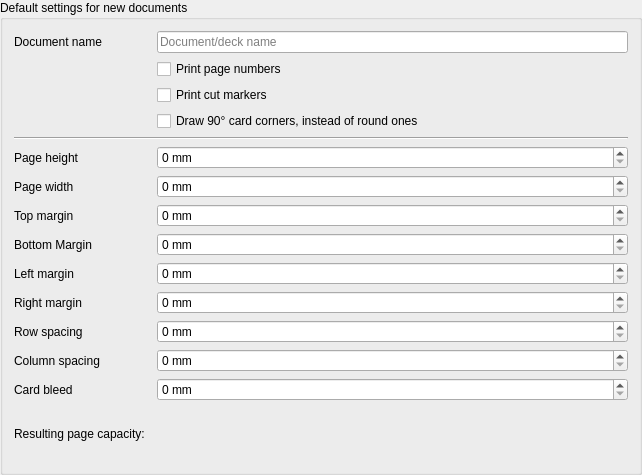
<?xml version="1.0" encoding="UTF-8"?>
<ui version="4.0">
 <class>PageConfigWidget</class>
 <widget class="QGroupBox" name="PageConfigWidget">
  <property name="geometry">
   <rect>
    <x>0</x>
    <y>0</y>
    <width>642</width>
    <height>475</height>
   </rect>
  </property>
  <property name="title">
   <string>Default settings for new documents</string>
  </property>
  <layout class="QGridLayout" name="gridLayout">
   <item row="1" column="3">
    <widget class="QCheckBox" name="draw_page_numbers">
     <property name="toolTip">
      <string>If enabled, the page number is printed on each page. Makes it easier to notice missing pages in a stack.</string>
     </property>
     <property name="text">
      <string>Print page numbers</string>
     </property>
    </widget>
   </item>
   <item row="24" column="3">
    <widget class="QSpinBox" name="margin_right">
     <property name="sizePolicy">
      <sizepolicy hsizetype="Expanding" vsizetype="Fixed">
       <horstretch>0</horstretch>
       <verstretch>0</verstretch>
      </sizepolicy>
     </property>
     <property name="toolTip">
      <string>&lt;html&gt;&lt;head/&gt;&lt;body&gt;&lt;p&gt;Minimum margin between the right paper border and the page content.&lt;/p&gt;&lt;p&gt;Most printers have a minimum printing margin of 3 to 5 mm.&lt;/p&gt;&lt;/body&gt;&lt;/html&gt;</string>
     </property>
     <property name="suffix">
      <string> mm</string>
     </property>
     <property name="maximum">
      <number>10000</number>
     </property>
    </widget>
   </item>
   <item row="15" column="1" colspan="3">
    <widget class="Line" name="line">
     <property name="orientation">
      <enum>Qt::Horizontal</enum>
     </property>
    </widget>
   </item>
   <item row="26" column="1">
    <widget class="QLabel" name="column_spacing_label">
     <property name="text">
      <string>Column spacing</string>
     </property>
     <property name="buddy">
      <cstring>column_spacing</cstring>
     </property>
    </widget>
   </item>
   <item row="19" column="1">
    <widget class="QLabel" name="page_width_label">
     <property name="text">
      <string>Page width</string>
     </property>
     <property name="buddy">
      <cstring>page_width</cstring>
     </property>
    </widget>
   </item>
   <item row="2" column="3">
    <widget class="QCheckBox" name="draw_cut_markers">
     <property name="toolTip">
      <string>Enable printing additional lines to aid cutting the printed sheets.</string>
     </property>
     <property name="text">
      <string>Print cut markers</string>
     </property>
    </widget>
   </item>
   <item row="20" column="1">
    <widget class="QLabel" name="margin_top_label">
     <property name="text">
      <string>Top margin</string>
     </property>
     <property name="buddy">
      <cstring>margin_top</cstring>
     </property>
    </widget>
   </item>
   <item row="21" column="1">
    <widget class="QLabel" name="margin_bottom_label">
     <property name="text">
      <string>Bottom Margin</string>
     </property>
     <property name="buddy">
      <cstring>margin_bottom</cstring>
     </property>
    </widget>
   </item>
   <item row="23" column="3">
    <widget class="QSpinBox" name="margin_left">
     <property name="sizePolicy">
      <sizepolicy hsizetype="Expanding" vsizetype="Fixed">
       <horstretch>0</horstretch>
       <verstretch>0</verstretch>
      </sizepolicy>
     </property>
     <property name="toolTip">
      <string>&lt;html&gt;&lt;head/&gt;&lt;body&gt;&lt;p&gt;Minimum margin between the left paper border and the page content.&lt;/p&gt;&lt;p&gt;Most printers have a minimum printing margin of 3 to 5 mm.&lt;/p&gt;&lt;/body&gt;&lt;/html&gt;</string>
     </property>
     <property name="suffix">
      <string> mm</string>
     </property>
     <property name="maximum">
      <number>10000</number>
     </property>
    </widget>
   </item>
   <item row="24" column="1">
    <widget class="QLabel" name="margin_right_label">
     <property name="text">
      <string>Right margin</string>
     </property>
     <property name="buddy">
      <cstring>margin_right</cstring>
     </property>
    </widget>
   </item>
   <item row="28" column="3">
    <widget class="QLabel" name="page_capacity">
     <property name="toolTip">
      <string>Number of regular-size cards fitting on each page,
based on the page size and spacings configured</string>
     </property>
     <property name="text">
      <string/>
     </property>
    </widget>
   </item>
   <item row="0" column="1">
    <widget class="QLabel" name="document_name_label">
     <property name="text">
      <string>Document name</string>
     </property>
     <property name="buddy">
      <cstring>document_name</cstring>
     </property>
    </widget>
   </item>
   <item row="28" column="1">
    <widget class="QLabel" name="page_capacity_label">
     <property name="text">
      <string>Resulting page capacity:</string>
     </property>
    </widget>
   </item>
   <item row="21" column="3">
    <widget class="QSpinBox" name="margin_bottom">
     <property name="sizePolicy">
      <sizepolicy hsizetype="Expanding" vsizetype="Fixed">
       <horstretch>0</horstretch>
       <verstretch>0</verstretch>
      </sizepolicy>
     </property>
     <property name="toolTip">
      <string>&lt;html&gt;&lt;head/&gt;&lt;body&gt;&lt;p&gt;Minimum margin between the bottom paper border and the page content.&lt;/p&gt;&lt;p&gt;Most printers have a minimum printing margin of 3 to 5 mm.&lt;/p&gt;&lt;/body&gt;&lt;/html&gt;</string>
     </property>
     <property name="suffix">
      <string> mm</string>
     </property>
     <property name="maximum">
      <number>10000</number>
     </property>
    </widget>
   </item>
   <item row="17" column="3">
    <widget class="QSpinBox" name="page_height">
     <property name="sizePolicy">
      <sizepolicy hsizetype="Expanding" vsizetype="Fixed">
       <horstretch>0</horstretch>
       <verstretch>0</verstretch>
      </sizepolicy>
     </property>
     <property name="toolTip">
      <string>Paper height in millimeters.
Must match the size of the sheets in the printer.
Otherwise, scaling may be applied by the printer driver.</string>
     </property>
     <property name="suffix">
      <string> mm</string>
     </property>
     <property name="maximum">
      <number>10000</number>
     </property>
    </widget>
   </item>
   <item row="0" column="3">
    <widget class="QLineEdit" name="document_name">
     <property name="toolTip">
      <string>The document name is printed on each page and can help you keeping track
of different printed sheets and to which deck they belong.

Leave empty to disable.</string>
     </property>
     <property name="maxLength">
      <number>200</number>
     </property>
     <property name="placeholderText">
      <string>Document/deck name</string>
     </property>
     <property name="clearButtonEnabled">
      <bool>true</bool>
     </property>
    </widget>
   </item>
   <item row="17" column="1">
    <widget class="QLabel" name="page_height_label">
     <property name="text">
      <string>Page height</string>
     </property>
     <property name="buddy">
      <cstring>page_height</cstring>
     </property>
    </widget>
   </item>
   <item row="19" column="3">
    <widget class="QSpinBox" name="page_width">
     <property name="sizePolicy">
      <sizepolicy hsizetype="Expanding" vsizetype="Fixed">
       <horstretch>0</horstretch>
       <verstretch>0</verstretch>
      </sizepolicy>
     </property>
     <property name="toolTip">
      <string>Paper width in millimeters.
Must match the size of the sheets in the printer.
Otherwise, scaling may be applied by the printer driver.</string>
     </property>
     <property name="suffix">
      <string> mm</string>
     </property>
     <property name="maximum">
      <number>10000</number>
     </property>
    </widget>
   </item>
   <item row="25" column="1">
    <widget class="QLabel" name="row_spacing_label">
     <property name="text">
      <string>Row spacing</string>
     </property>
     <property name="buddy">
      <cstring>row_spacing</cstring>
     </property>
    </widget>
   </item>
   <item row="20" column="3">
    <widget class="QSpinBox" name="margin_top">
     <property name="sizePolicy">
      <sizepolicy hsizetype="Expanding" vsizetype="Fixed">
       <horstretch>0</horstretch>
       <verstretch>0</verstretch>
      </sizepolicy>
     </property>
     <property name="toolTip">
      <string>&lt;html&gt;&lt;head/&gt;&lt;body&gt;&lt;p&gt;Minimum margin between the top paper border and the page content.&lt;/p&gt;&lt;p&gt;Most printers have a minimum printing margin of 3 to 5 mm.&lt;/p&gt;&lt;/body&gt;&lt;/html&gt;</string>
     </property>
     <property name="suffix">
      <string> mm</string>
     </property>
     <property name="maximum">
      <number>10000</number>
     </property>
    </widget>
   </item>
   <item row="23" column="1">
    <widget class="QLabel" name="margin_left_label">
     <property name="text">
      <string>Left margin</string>
     </property>
     <property name="buddy">
      <cstring>margin_left</cstring>
     </property>
    </widget>
   </item>
   <item row="3" column="3">
    <widget class="QCheckBox" name="draw_sharp_corners">
     <property name="text">
      <string>Draw 90° card corners, instead of round ones</string>
     </property>
    </widget>
   </item>
   <item row="26" column="3">
    <widget class="QSpinBox" name="column_spacing">
     <property name="sizePolicy">
      <sizepolicy hsizetype="Expanding" vsizetype="Fixed">
       <horstretch>0</horstretch>
       <verstretch>0</verstretch>
      </sizepolicy>
     </property>
     <property name="toolTip">
      <string>Space between image columns in mm.
If set to zero, you only need one cut to separate two images,
otherwise you need two cuts but require less precision hitting the exact middle.</string>
     </property>
     <property name="suffix">
      <string> mm</string>
     </property>
     <property name="maximum">
      <number>10000</number>
     </property>
    </widget>
   </item>
   <item row="25" column="3">
    <widget class="QSpinBox" name="row_spacing">
     <property name="sizePolicy">
      <sizepolicy hsizetype="Expanding" vsizetype="Fixed">
       <horstretch>0</horstretch>
       <verstretch>0</verstretch>
      </sizepolicy>
     </property>
     <property name="toolTip">
      <string>Space between image rows in mm.
If set to zero, you only need one cut to separate two images,
otherwise you need two cuts but require less precision hitting the exact middle.</string>
     </property>
     <property name="suffix">
      <string> mm</string>
     </property>
     <property name="maximum">
      <number>10000</number>
     </property>
    </widget>
   </item>
   <item row="27" column="3">
    <widget class="QSpinBox" name="card_bleed">
     <property name="toolTip">
      <string>Draw an additional border around cards to ease cutting.</string>
     </property>
     <property name="suffix">
      <string> mm</string>
     </property>
     <property name="maximum">
      <number>1000</number>
     </property>
    </widget>
   </item>
   <item row="27" column="1">
    <widget class="QLabel" name="card_bleed_label">
     <property name="text">
      <string>Card bleed</string>
     </property>
     <property name="buddy">
      <cstring>card_bleed</cstring>
     </property>
    </widget>
   </item>
  </layout>
 </widget>
 <tabstops>
  <tabstop>document_name</tabstop>
  <tabstop>draw_page_numbers</tabstop>
  <tabstop>draw_cut_markers</tabstop>
  <tabstop>draw_sharp_corners</tabstop>
  <tabstop>page_height</tabstop>
  <tabstop>page_width</tabstop>
  <tabstop>margin_top</tabstop>
  <tabstop>margin_bottom</tabstop>
  <tabstop>margin_left</tabstop>
  <tabstop>margin_right</tabstop>
  <tabstop>row_spacing</tabstop>
  <tabstop>column_spacing</tabstop>
 </tabstops>
 <resources/>
 <connections>
  <connection>
   <sender>page_height</sender>
   <signal>valueChanged(int)</signal>
   <receiver>PageConfigWidget</receiver>
   <slot>validate_paper_size_settings()</slot>
   <hints>
    <hint type="sourcelabel">
     <x>200</x>
     <y>89</y>
    </hint>
    <hint type="destinationlabel">
     <x>20</x>
     <y>20</y>
    </hint>
   </hints>
  </connection>
  <connection>
   <sender>page_height</sender>
   <signal>valueChanged(int)</signal>
   <receiver>PageConfigWidget</receiver>
   <slot>page_layout_setting_changed()</slot>
   <hints>
    <hint type="sourcelabel">
     <x>200</x>
     <y>89</y>
    </hint>
    <hint type="destinationlabel">
     <x>20</x>
     <y>20</y>
    </hint>
   </hints>
  </connection>
  <connection>
   <sender>page_width</sender>
   <signal>valueChanged(int)</signal>
   <receiver>PageConfigWidget</receiver>
   <slot>validate_paper_size_settings()</slot>
   <hints>
    <hint type="sourcelabel">
     <x>200</x>
     <y>126</y>
    </hint>
    <hint type="destinationlabel">
     <x>20</x>
     <y>20</y>
    </hint>
   </hints>
  </connection>
  <connection>
   <sender>page_width</sender>
   <signal>valueChanged(int)</signal>
   <receiver>PageConfigWidget</receiver>
   <slot>page_layout_setting_changed()</slot>
   <hints>
    <hint type="sourcelabel">
     <x>200</x>
     <y>126</y>
    </hint>
    <hint type="destinationlabel">
     <x>20</x>
     <y>20</y>
    </hint>
   </hints>
  </connection>
  <connection>
   <sender>margin_top</sender>
   <signal>valueChanged(int)</signal>
   <receiver>PageConfigWidget</receiver>
   <slot>validate_paper_size_settings()</slot>
   <hints>
    <hint type="sourcelabel">
     <x>200</x>
     <y>163</y>
    </hint>
    <hint type="destinationlabel">
     <x>20</x>
     <y>20</y>
    </hint>
   </hints>
  </connection>
  <connection>
   <sender>margin_top</sender>
   <signal>valueChanged(int)</signal>
   <receiver>PageConfigWidget</receiver>
   <slot>page_layout_setting_changed()</slot>
   <hints>
    <hint type="sourcelabel">
     <x>200</x>
     <y>163</y>
    </hint>
    <hint type="destinationlabel">
     <x>20</x>
     <y>20</y>
    </hint>
   </hints>
  </connection>
  <connection>
   <sender>margin_bottom</sender>
   <signal>valueChanged(int)</signal>
   <receiver>PageConfigWidget</receiver>
   <slot>validate_paper_size_settings()</slot>
   <hints>
    <hint type="sourcelabel">
     <x>200</x>
     <y>200</y>
    </hint>
    <hint type="destinationlabel">
     <x>20</x>
     <y>20</y>
    </hint>
   </hints>
  </connection>
  <connection>
   <sender>margin_bottom</sender>
   <signal>valueChanged(int)</signal>
   <receiver>PageConfigWidget</receiver>
   <slot>page_layout_setting_changed()</slot>
   <hints>
    <hint type="sourcelabel">
     <x>200</x>
     <y>200</y>
    </hint>
    <hint type="destinationlabel">
     <x>20</x>
     <y>20</y>
    </hint>
   </hints>
  </connection>
  <connection>
   <sender>margin_left</sender>
   <signal>valueChanged(int)</signal>
   <receiver>PageConfigWidget</receiver>
   <slot>validate_paper_size_settings()</slot>
   <hints>
    <hint type="sourcelabel">
     <x>200</x>
     <y>237</y>
    </hint>
    <hint type="destinationlabel">
     <x>20</x>
     <y>20</y>
    </hint>
   </hints>
  </connection>
  <connection>
   <sender>margin_left</sender>
   <signal>valueChanged(int)</signal>
   <receiver>PageConfigWidget</receiver>
   <slot>page_layout_setting_changed()</slot>
   <hints>
    <hint type="sourcelabel">
     <x>200</x>
     <y>237</y>
    </hint>
    <hint type="destinationlabel">
     <x>20</x>
     <y>20</y>
    </hint>
   </hints>
  </connection>
  <connection>
   <sender>margin_right</sender>
   <signal>valueChanged(int)</signal>
   <receiver>PageConfigWidget</receiver>
   <slot>validate_paper_size_settings()</slot>
   <hints>
    <hint type="sourcelabel">
     <x>200</x>
     <y>274</y>
    </hint>
    <hint type="destinationlabel">
     <x>20</x>
     <y>20</y>
    </hint>
   </hints>
  </connection>
  <connection>
   <sender>margin_right</sender>
   <signal>valueChanged(int)</signal>
   <receiver>PageConfigWidget</receiver>
   <slot>page_layout_setting_changed()</slot>
   <hints>
    <hint type="sourcelabel">
     <x>200</x>
     <y>274</y>
    </hint>
    <hint type="destinationlabel">
     <x>20</x>
     <y>20</y>
    </hint>
   </hints>
  </connection>
  <connection>
   <sender>row_spacing</sender>
   <signal>valueChanged(int)</signal>
   <receiver>PageConfigWidget</receiver>
   <slot>validate_paper_size_settings()</slot>
   <hints>
    <hint type="sourcelabel">
     <x>200</x>
     <y>311</y>
    </hint>
    <hint type="destinationlabel">
     <x>20</x>
     <y>20</y>
    </hint>
   </hints>
  </connection>
  <connection>
   <sender>row_spacing</sender>
   <signal>valueChanged(int)</signal>
   <receiver>PageConfigWidget</receiver>
   <slot>page_layout_setting_changed()</slot>
   <hints>
    <hint type="sourcelabel">
     <x>200</x>
     <y>311</y>
    </hint>
    <hint type="destinationlabel">
     <x>20</x>
     <y>20</y>
    </hint>
   </hints>
  </connection>
  <connection>
   <sender>column_spacing</sender>
   <signal>valueChanged(int)</signal>
   <receiver>PageConfigWidget</receiver>
   <slot>validate_paper_size_settings()</slot>
   <hints>
    <hint type="sourcelabel">
     <x>200</x>
     <y>348</y>
    </hint>
    <hint type="destinationlabel">
     <x>20</x>
     <y>20</y>
    </hint>
   </hints>
  </connection>
  <connection>
   <sender>column_spacing</sender>
   <signal>valueChanged(int)</signal>
   <receiver>PageConfigWidget</receiver>
   <slot>page_layout_setting_changed()</slot>
   <hints>
    <hint type="sourcelabel">
     <x>200</x>
     <y>348</y>
    </hint>
    <hint type="destinationlabel">
     <x>20</x>
     <y>20</y>
    </hint>
   </hints>
  </connection>
 </connections>
 <slots>
  <slot>validate_paper_size_settings()</slot>
  <slot>page_layout_setting_changed()</slot>
 </slots>
</ui>
